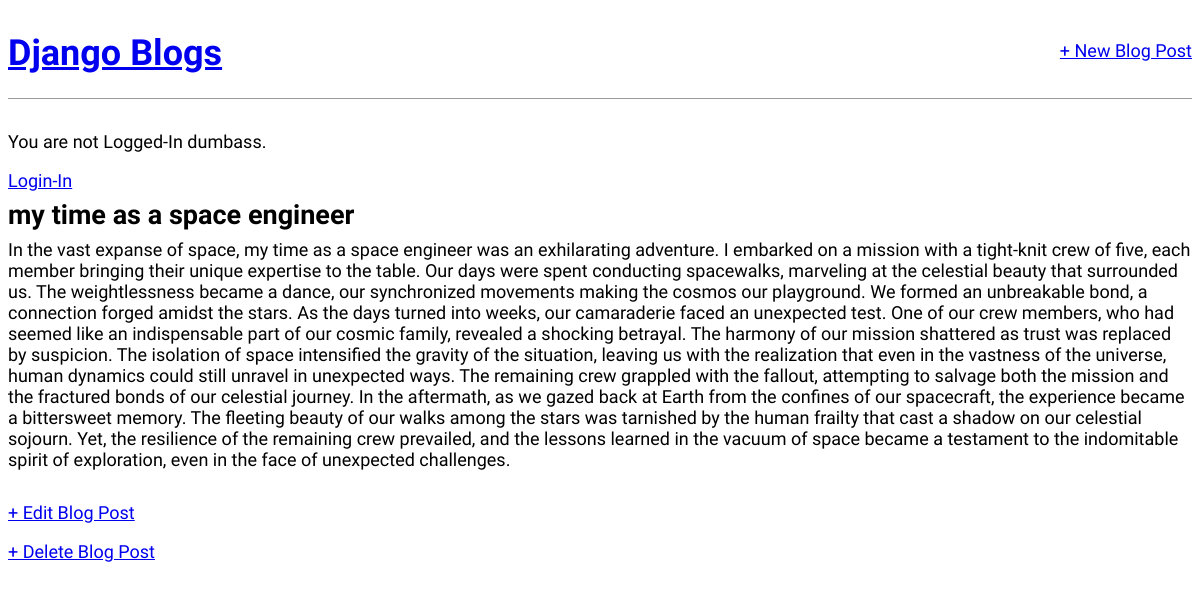
The app's page /post/2/ with its own data.
### blog/models.py (models this page shows, shortened)
class Post(models.Model): # A Blog has a title, author, and body.
    title = models.CharField(max_length=200)
    author = models.ForeignKey(
        'auth.User',
        on_delete=models.CASCADE,
    )
    body = models.TextField()

### blog/views.py (the view)
# urls.py: path('post/<int:pk>/',BlogDetailView.as_view(), name='post_detail'),
class BlogDetailView(DetailView): #Show details of a Post in it's own page
    model = Post
    template_name = 'post_detail.html'

### templates/post_detail.html
{% extends 'base.html' %}
{% block content %}
<div class="post-entry">
    <h2>{{ post.title }}</h2>
    <p>{{ post.body }}</p>
</div>
<p><a href="{% url 'post_edit' post.pk %}">+ Edit Blog Post</a></p>
<p><a href="{% url 'post_delete' post.pk %}">+ Delete Blog Post</a></p>
{% endblock content %}

### static/css/base.css (style rules this page uses)
.post-entry { margin-bottom: 2rem; }
.post-entry h2 { margin: 0.5rem 0; }
.post-entry p { margin: 0; font-weight: 400; }
body { animation: changeColor 28s infinite; font-family: 'Source Sans 3', sans-serif; font-size: 18px; }

### records on screen
Post: title "my time as a space engineer", body "In the vast expanse of space, my time as a space engineer was an exhilarating adventure. I embarked on a mission with a tight-knit crew of five, each member bringing their unique expertise to the table. Our days were spent conducting spacewalks, marveling at the celestial beauty that surrounded us. The weightlessness became a dance, our synchronized movements making the cosmos our playground. We formed an unbreakable bond, a connection forged amidst the stars. As the days turned into weeks, our camaraderie faced an unexpected test. One of our crew members, who had seemed like an indispensable part of our cosmic family, revealed a shocking betrayal. The harmony of our mission shattered as…"
